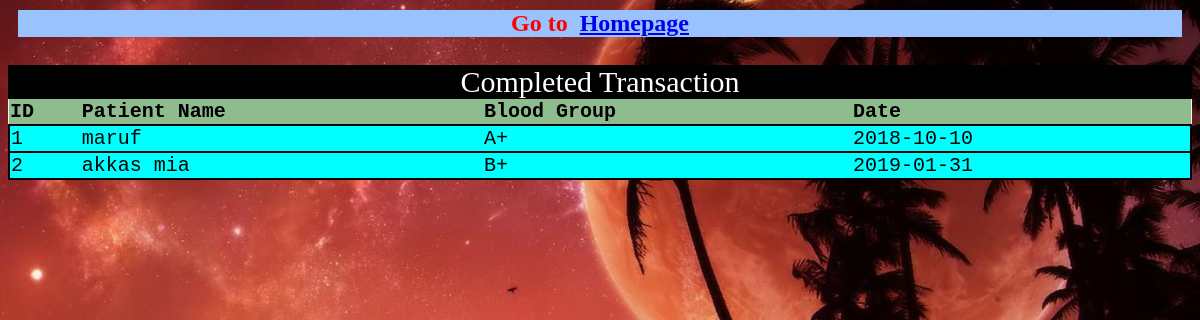
/arequest.php (signed in), run on the app's committed database.
### tables this page shows
CREATE TABLE `apply` (
  `id` int(100) NOT NULL,
  `patient_name` varchar(100) NOT NULL,
  `blood_group` varchar(100) NOT NULL,
  `date` varchar(100) NOT NULL
);

### arequest.php (the view, shortened to what this page needs)
<!DOCTYPE html>
<html>
<head>
    <link rel="stylesheet" type="text/css" media="screen" href="arequest.css" />
</head>
<body>
<div class="go_to_home">
    <center>
    <h2 class="hh3" style="margin:10px; background-color: #99c2ff;color:red;">
    Go to&nbsp; <a href="admin_panel.php">Homepage</a></h2>
</center>
    </div>
    <div class="form_group">
                <table style="border-collapse: collapse;
    width: 100%;
    background: beige;
    font-family: monospace;
    font-size: 20px;
    text-align: left;">
    <br>
    <center>
        <div style="background-color:black">
    <label class="text" style="font-size:30px;color:white;">Completed Transaction</label>
</div>
                <tr style="background-color:darkseagreen">
                <th>ID</th>
                    <th>Patient Name</th>
                    <th>Blood Group</th>
                    <th>Date</th>
                </tr>
                <?php
                $con=mysqli_connect("localhost","root","","bloodbank");
                $sql="select id,patient_name,blood_group,date from apply";
                $result=$con->query($sql);
                if($result->num_rows>0){
                    while($row=$result->fetch_assoc()){
                        echo "<tr class='tbl_tr'><td>".$row["id"]."</td><td>".$row["patient_name"]."</td><td>".$row["blood_group"]."</td><td>".$row["date"]."</td></tr>";
                    }
                    echo "</table>";
                }
                else{
                    echo "0 Result found";
                }
                ?>
            </div>
</body>
</html>

### arequest.css (style rules this page uses)
body { background-image: url("gallery/glry (24).jpg"); background-size: cover; background-repeat: no-repeat; }
.form_group table .tbl_tr { background-color: aqua; border: 2px solid black; }

### data on the page
apply: id "1", patient_name "maruf", blood_group "A+", date "2018-10-10"
apply: id "2", patient_name "akkas mia", blood_group "B+", date "2019-01-31"
